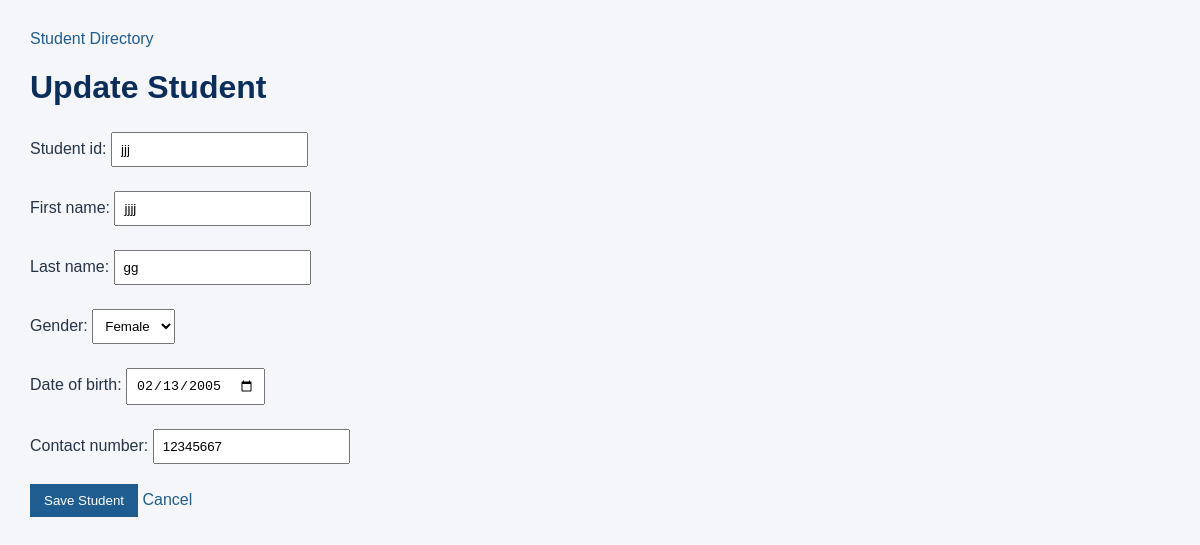
The page /registration/students/1/edit/ (signed in) on the database its author committed.
### registration/models.py (models this page shows, shortened)
class student(models.Model):
    GENDER_CHOICES = [
        ('Male', 'Male'),
        ('Female', 'Female')
    ]
    student_id=models.CharField(
        max_length=20,
        unique=True)
    first_name=models.CharField(
        max_length=100)
    last_name=models.CharField(
        max_length=100)
    gender=models.CharField(
        max_length=10,
        choices=GENDER_CHOICES)
    date_of_birth=models.DateField()
    contact_number=models.CharField(
        max_length=20)

### registration/views.py (the view)
# urls.py: path('students/<int:pk>/edit/', views.student_update, name='student_update'),
@user_passes_test(staff_check, login_url='login')
def student_update(request, pk):
    student_record = get_object_or_404(student, pk=pk)
    if request.method == 'POST':
        form = StudentForm(request.POST, instance=student_record)
        if form.is_valid():
            form.save()
            messages.success(request, 'Student record updated successfully.')
            return redirect('student_detail', pk=student_record.pk)
    else:
        form = StudentForm(instance=student_record)
    return render(request, 'registration/student_form.html', {
        'form': form,
        'page_title': 'Update Student',
        'student': student_record,
    })

### registration/forms.py
class StudentForm(forms.ModelForm):
    class Meta:
        model = student
        fields = [
            'student_id',
            'first_name',
            'last_name',
            'gender',
            'date_of_birth',
            'contact_number',
        ]
        widgets = {
            'date_of_birth': forms.DateInput(attrs={'type': 'date'}),
        }

### registration/views.py (called while the page is built)
def staff_check(user):
    return user.is_authenticated and user.is_staff

### registration/templates/registration/student_form.html (shortened to what this page needs)
{% load static %}
<!DOCTYPE html>
<html lang="en">
<head>
    <link rel="stylesheet" href="{% static 'registration/style.css' %}">
</head>
<body>
    <nav><a href="{% url 'student_list' %}">Student Directory</a></nav>
    <h1>{{ page_title }}</h1>
    <form method="post">
        {{ form.as_p }}
        <button type="submit">Save Student</button>
        <a href="{% url 'student_list' %}">Cancel</a>
    </form>
</body>
</html>

### registration/static/registration/style.css (style rules this page uses)
body { font-family: Arial, sans-serif; background: #f4f6f9; color: #263445; margin: 30px; }
nav { margin-bottom: 20px; }
h1 { color: #0b2d5c; }
a { color: #1f5d91; text-decoration: none; }
button { background: #1f5d91; color: #ffffff; border: 0; padding: 9px 14px; cursor: pointer; }
input, select { padding: 8px; margin: 4px 0; }

### rows shown on the page
student: student_id "jjj", first_name "jjjj", last_name "gg", gender "Female", date_of_birth "02/13/2005", contact_number "12345667"

### other values the page prints
{{ page_title }} "Update Student"
